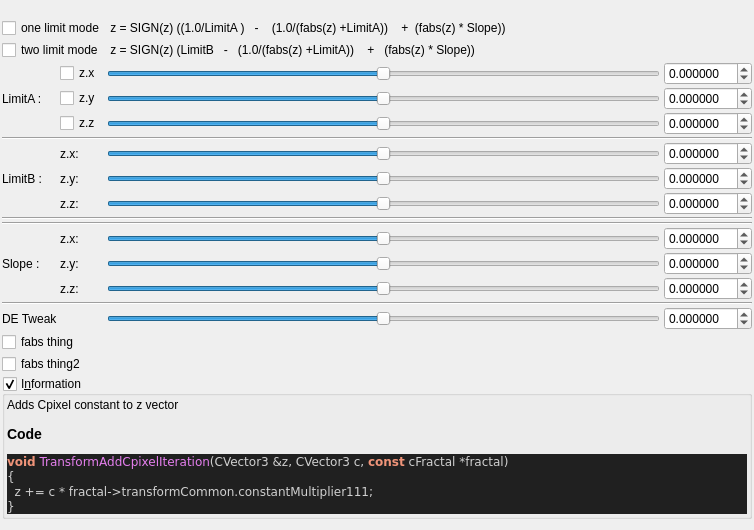
<?xml version="1.0" encoding="UTF-8"?>
<ui version="4.0">
 <class>Form</class>
 <widget class="QWidget" name="Form">
  <property name="geometry">
   <rect>
    <x>0</x>
    <y>0</y>
    <width>754</width>
    <height>530</height>
   </rect>
  </property>
  <property name="windowTitle">
   <string>Form</string>
  </property>
  <layout class="QVBoxLayout" name="verticalLayout">
   <property name="spacing">
    <number>2</number>
   </property>
   <property name="leftMargin">
    <number>2</number>
   </property>
   <property name="topMargin">
    <number>2</number>
   </property>
   <property name="rightMargin">
    <number>2</number>
   </property>
   <property name="bottomMargin">
    <number>2</number>
   </property>
   <item>
    <widget class="QLabel" name="label">
     <property name="toolTip">
      <string>&lt;html&gt;&lt;head/&gt;&lt;body&gt;&lt;p&gt;&lt;br/&gt;&lt;/p&gt;&lt;/body&gt;&lt;/html&gt;</string>
     </property>
     <property name="text">
      <string/>
     </property>
    </widget>
   </item>
   <item>
    <layout class="QGridLayout" name="gridLayout">
     <property name="spacing">
      <number>2</number>
     </property>
     <item row="17" column="0" colspan="5">
      <widget class="Line" name="line_3">
       <property name="orientation">
        <enum>Qt::Horizontal</enum>
       </property>
      </widget>
     </item>
     <item row="5" column="0">
      <widget class="QLabel" name="label_108">
       <property name="text">
        <string>LimitA :   </string>
       </property>
      </widget>
     </item>
     <item row="19" column="4">
      <widget class="MyDoubleSpinBox" name="spinbox_analyticDE_scale_1">
       <property name="sizePolicy">
        <sizepolicy hsizetype="Minimum" vsizetype="Maximum">
         <horstretch>0</horstretch>
         <verstretch>0</verstretch>
        </sizepolicy>
       </property>
       <property name="prefix">
        <string/>
       </property>
       <property name="suffix">
        <string/>
       </property>
       <property name="decimals">
        <number>6</number>
       </property>
       <property name="minimum">
        <double>-99.989999999999995</double>
       </property>
       <property name="maximum">
        <double>99.989999999999995</double>
       </property>
       <property name="singleStep">
        <double>0.100000000000000</double>
       </property>
      </widget>
     </item>
     <item row="15" column="1">
      <widget class="QLabel" name="label_117">
       <property name="text">
        <string>z.y:</string>
       </property>
      </widget>
     </item>
     <item row="0" column="2">
      <widget class="QLabel" name="label_133">
       <property name="text">
        <string> z = SIGN(z) ((1.0/LimitA )   -    (1.0/(fabs(z) +LimitA))    +  (fabs(z) * Slope))</string>
       </property>
      </widget>
     </item>
     <item row="14" column="4">
      <widget class="MyDoubleSpinBox" name="spinbox3_transf_offset_000_x">
       <property name="sizePolicy">
        <sizepolicy hsizetype="Minimum" vsizetype="Maximum">
         <horstretch>0</horstretch>
         <verstretch>0</verstretch>
        </sizepolicy>
       </property>
       <property name="prefix">
        <string/>
       </property>
       <property name="suffix">
        <string/>
       </property>
       <property name="decimals">
        <number>6</number>
       </property>
       <property name="minimum">
        <double>-99.989999999999995</double>
       </property>
       <property name="maximum">
        <double>99.989999999999995</double>
       </property>
       <property name="singleStep">
        <double>0.100000000000000</double>
       </property>
      </widget>
     </item>
     <item row="5" column="4">
      <widget class="MyDoubleSpinBox" name="spinbox3_transf_offset_111_y">
       <property name="sizePolicy">
        <sizepolicy hsizetype="Minimum" vsizetype="Maximum">
         <horstretch>0</horstretch>
         <verstretch>0</verstretch>
        </sizepolicy>
       </property>
       <property name="prefix">
        <string/>
       </property>
       <property name="suffix">
        <string/>
       </property>
       <property name="decimals">
        <number>6</number>
       </property>
       <property name="minimum">
        <double>-99.989999999999995</double>
       </property>
       <property name="maximum">
        <double>99.989999999999995</double>
       </property>
       <property name="singleStep">
        <double>0.100000000000000</double>
       </property>
      </widget>
     </item>
     <item row="5" column="2">
      <widget class="QSlider" name="slider3_transf_offset_111_y">
       <property name="sizePolicy">
        <sizepolicy hsizetype="Expanding" vsizetype="Maximum">
         <horstretch>0</horstretch>
         <verstretch>0</verstretch>
        </sizepolicy>
       </property>
       <property name="minimum">
        <number>-10000000</number>
       </property>
       <property name="maximum">
        <number>10000000</number>
       </property>
       <property name="value">
        <number>0</number>
       </property>
       <property name="sliderPosition">
        <number>0</number>
       </property>
       <property name="orientation">
        <enum>Qt::Horizontal</enum>
       </property>
      </widget>
     </item>
     <item row="1" column="2">
      <widget class="QLabel" name="label_148">
       <property name="text">
        <string> z = SIGN(z) (LimitB   -   (1.0/(fabs(z) +LimitA))    +   (fabs(z) * Slope))</string>
       </property>
      </widget>
     </item>
     <item row="14" column="1">
      <widget class="QLabel" name="label_116">
       <property name="text">
        <string>z.x:</string>
       </property>
      </widget>
     </item>
     <item row="14" column="2">
      <widget class="QSlider" name="slider3_transf_offset_000_x">
       <property name="sizePolicy">
        <sizepolicy hsizetype="Expanding" vsizetype="Maximum">
         <horstretch>0</horstretch>
         <verstretch>0</verstretch>
        </sizepolicy>
       </property>
       <property name="minimum">
        <number>-10000000</number>
       </property>
       <property name="maximum">
        <number>10000000</number>
       </property>
       <property name="value">
        <number>0</number>
       </property>
       <property name="sliderPosition">
        <number>0</number>
       </property>
       <property name="orientation">
        <enum>Qt::Horizontal</enum>
       </property>
      </widget>
     </item>
     <item row="7" column="0" colspan="5">
      <widget class="Line" name="line">
       <property name="orientation">
        <enum>Qt::Horizontal</enum>
       </property>
      </widget>
     </item>
     <item row="10" column="2">
      <widget class="QSlider" name="slider3_transf_offsetA_111_y">
       <property name="sizePolicy">
        <sizepolicy hsizetype="Expanding" vsizetype="Maximum">
         <horstretch>0</horstretch>
         <verstretch>0</verstretch>
        </sizepolicy>
       </property>
       <property name="minimum">
        <number>-10000000</number>
       </property>
       <property name="maximum">
        <number>10000000</number>
       </property>
       <property name="value">
        <number>0</number>
       </property>
       <property name="sliderPosition">
        <number>0</number>
       </property>
       <property name="orientation">
        <enum>Qt::Horizontal</enum>
       </property>
      </widget>
     </item>
     <item row="11" column="4">
      <widget class="MyDoubleSpinBox" name="spinbox3_transf_offsetA_111_z">
       <property name="sizePolicy">
        <sizepolicy hsizetype="Minimum" vsizetype="Maximum">
         <horstretch>0</horstretch>
         <verstretch>0</verstretch>
        </sizepolicy>
       </property>
       <property name="prefix">
        <string/>
       </property>
       <property name="suffix">
        <string/>
       </property>
       <property name="decimals">
        <number>6</number>
       </property>
       <property name="minimum">
        <double>-99.989999999999995</double>
       </property>
       <property name="maximum">
        <double>99.989999999999995</double>
       </property>
       <property name="singleStep">
        <double>0.100000000000000</double>
       </property>
      </widget>
     </item>
     <item row="15" column="0">
      <widget class="QLabel" name="label_119">
       <property name="text">
        <string>Slope :   </string>
       </property>
      </widget>
     </item>
     <item row="16" column="1">
      <widget class="QLabel" name="label_118">
       <property name="text">
        <string>z.z:</string>
       </property>
      </widget>
     </item>
     <item row="9" column="4">
      <widget class="MyDoubleSpinBox" name="spinbox3_transf_offsetA_111_x">
       <property name="sizePolicy">
        <sizepolicy hsizetype="Minimum" vsizetype="Maximum">
         <horstretch>0</horstretch>
         <verstretch>0</verstretch>
        </sizepolicy>
       </property>
       <property name="prefix">
        <string/>
       </property>
       <property name="suffix">
        <string/>
       </property>
       <property name="decimals">
        <number>6</number>
       </property>
       <property name="minimum">
        <double>-99.989999999999995</double>
       </property>
       <property name="maximum">
        <double>99.989999999999995</double>
       </property>
       <property name="singleStep">
        <double>0.100000000000000</double>
       </property>
      </widget>
     </item>
     <item row="16" column="4">
      <widget class="MyDoubleSpinBox" name="spinbox3_transf_offset_000_z">
       <property name="sizePolicy">
        <sizepolicy hsizetype="Minimum" vsizetype="Maximum">
         <horstretch>0</horstretch>
         <verstretch>0</verstretch>
        </sizepolicy>
       </property>
       <property name="prefix">
        <string/>
       </property>
       <property name="suffix">
        <string/>
       </property>
       <property name="decimals">
        <number>6</number>
       </property>
       <property name="minimum">
        <double>-99.989999999999995</double>
       </property>
       <property name="maximum">
        <double>99.989999999999995</double>
       </property>
       <property name="singleStep">
        <double>0.100000000000000</double>
       </property>
      </widget>
     </item>
     <item row="11" column="2">
      <widget class="QSlider" name="slider3_transf_offsetA_111_z">
       <property name="sizePolicy">
        <sizepolicy hsizetype="Expanding" vsizetype="Maximum">
         <horstretch>0</horstretch>
         <verstretch>0</verstretch>
        </sizepolicy>
       </property>
       <property name="minimum">
        <number>-10000000</number>
       </property>
       <property name="maximum">
        <number>10000000</number>
       </property>
       <property name="value">
        <number>0</number>
       </property>
       <property name="sliderPosition">
        <number>0</number>
       </property>
       <property name="orientation">
        <enum>Qt::Horizontal</enum>
       </property>
      </widget>
     </item>
     <item row="15" column="2">
      <widget class="QSlider" name="slider3_transf_offset_000_y">
       <property name="sizePolicy">
        <sizepolicy hsizetype="Expanding" vsizetype="Maximum">
         <horstretch>0</horstretch>
         <verstretch>0</verstretch>
        </sizepolicy>
       </property>
       <property name="minimum">
        <number>-10000000</number>
       </property>
       <property name="maximum">
        <number>10000000</number>
       </property>
       <property name="value">
        <number>0</number>
       </property>
       <property name="sliderPosition">
        <number>0</number>
       </property>
       <property name="orientation">
        <enum>Qt::Horizontal</enum>
       </property>
      </widget>
     </item>
     <item row="12" column="0" colspan="5">
      <widget class="Line" name="line_2">
       <property name="orientation">
        <enum>Qt::Horizontal</enum>
       </property>
      </widget>
     </item>
     <item row="19" column="2">
      <widget class="QSlider" name="slider_analyticDE_scale_1">
       <property name="sizePolicy">
        <sizepolicy hsizetype="Expanding" vsizetype="Maximum">
         <horstretch>0</horstretch>
         <verstretch>0</verstretch>
        </sizepolicy>
       </property>
       <property name="minimum">
        <number>-10000000</number>
       </property>
       <property name="maximum">
        <number>10000000</number>
       </property>
       <property name="value">
        <number>0</number>
       </property>
       <property name="sliderPosition">
        <number>0</number>
       </property>
       <property name="orientation">
        <enum>Qt::Horizontal</enum>
       </property>
      </widget>
     </item>
     <item row="9" column="1">
      <widget class="QLabel" name="label_113">
       <property name="text">
        <string>z.x:</string>
       </property>
      </widget>
     </item>
     <item row="6" column="2">
      <widget class="QSlider" name="slider3_transf_offset_111_z">
       <property name="sizePolicy">
        <sizepolicy hsizetype="Expanding" vsizetype="Maximum">
         <horstretch>0</horstretch>
         <verstretch>0</verstretch>
        </sizepolicy>
       </property>
       <property name="minimum">
        <number>-10000000</number>
       </property>
       <property name="maximum">
        <number>10000000</number>
       </property>
       <property name="value">
        <number>0</number>
       </property>
       <property name="sliderPosition">
        <number>0</number>
       </property>
       <property name="orientation">
        <enum>Qt::Horizontal</enum>
       </property>
      </widget>
     </item>
     <item row="11" column="1">
      <widget class="QLabel" name="label_115">
       <property name="text">
        <string>z.z:</string>
       </property>
      </widget>
     </item>
     <item row="10" column="4">
      <widget class="MyDoubleSpinBox" name="spinbox3_transf_offsetA_111_y">
       <property name="sizePolicy">
        <sizepolicy hsizetype="Minimum" vsizetype="Maximum">
         <horstretch>0</horstretch>
         <verstretch>0</verstretch>
        </sizepolicy>
       </property>
       <property name="prefix">
        <string/>
       </property>
       <property name="suffix">
        <string/>
       </property>
       <property name="decimals">
        <number>6</number>
       </property>
       <property name="minimum">
        <double>-99.989999999999995</double>
       </property>
       <property name="maximum">
        <double>99.989999999999995</double>
       </property>
       <property name="singleStep">
        <double>0.100000000000000</double>
       </property>
      </widget>
     </item>
     <item row="4" column="2">
      <widget class="QSlider" name="slider3_transf_offset_111_x">
       <property name="sizePolicy">
        <sizepolicy hsizetype="Expanding" vsizetype="Maximum">
         <horstretch>0</horstretch>
         <verstretch>0</verstretch>
        </sizepolicy>
       </property>
       <property name="minimum">
        <number>-10000000</number>
       </property>
       <property name="maximum">
        <number>10000000</number>
       </property>
       <property name="value">
        <number>0</number>
       </property>
       <property name="sliderPosition">
        <number>0</number>
       </property>
       <property name="orientation">
        <enum>Qt::Horizontal</enum>
       </property>
      </widget>
     </item>
     <item row="15" column="4">
      <widget class="MyDoubleSpinBox" name="spinbox3_transf_offset_000_y">
       <property name="sizePolicy">
        <sizepolicy hsizetype="Minimum" vsizetype="Maximum">
         <horstretch>0</horstretch>
         <verstretch>0</verstretch>
        </sizepolicy>
       </property>
       <property name="prefix">
        <string/>
       </property>
       <property name="suffix">
        <string/>
       </property>
       <property name="decimals">
        <number>6</number>
       </property>
       <property name="minimum">
        <double>-99.989999999999995</double>
       </property>
       <property name="maximum">
        <double>99.989999999999995</double>
       </property>
       <property name="singleStep">
        <double>0.100000000000000</double>
       </property>
      </widget>
     </item>
     <item row="5" column="1">
      <widget class="MyCheckBox" name="checkBox_transf_function_enabledy">
       <property name="text">
        <string>z.y </string>
       </property>
      </widget>
     </item>
     <item row="13" column="0" colspan="5">
      <widget class="Line" name="line_7">
       <property name="orientation">
        <enum>Qt::Horizontal</enum>
       </property>
      </widget>
     </item>
     <item row="16" column="2">
      <widget class="QSlider" name="slider3_transf_offset_000_z">
       <property name="sizePolicy">
        <sizepolicy hsizetype="Expanding" vsizetype="Maximum">
         <horstretch>0</horstretch>
         <verstretch>0</verstretch>
        </sizepolicy>
       </property>
       <property name="minimum">
        <number>-10000000</number>
       </property>
       <property name="maximum">
        <number>10000000</number>
       </property>
       <property name="value">
        <number>0</number>
       </property>
       <property name="sliderPosition">
        <number>0</number>
       </property>
       <property name="orientation">
        <enum>Qt::Horizontal</enum>
       </property>
      </widget>
     </item>
     <item row="6" column="4">
      <widget class="MyDoubleSpinBox" name="spinbox3_transf_offset_111_z">
       <property name="sizePolicy">
        <sizepolicy hsizetype="Minimum" vsizetype="Maximum">
         <horstretch>0</horstretch>
         <verstretch>0</verstretch>
        </sizepolicy>
       </property>
       <property name="prefix">
        <string/>
       </property>
       <property name="suffix">
        <string/>
       </property>
       <property name="decimals">
        <number>6</number>
       </property>
       <property name="minimum">
        <double>-99.989999999999995</double>
       </property>
       <property name="maximum">
        <double>99.989999999999995</double>
       </property>
       <property name="singleStep">
        <double>0.100000000000000</double>
       </property>
      </widget>
     </item>
     <item row="4" column="4">
      <widget class="MyDoubleSpinBox" name="spinbox3_transf_offset_111_x">
       <property name="sizePolicy">
        <sizepolicy hsizetype="Minimum" vsizetype="Maximum">
         <horstretch>0</horstretch>
         <verstretch>0</verstretch>
        </sizepolicy>
       </property>
       <property name="prefix">
        <string/>
       </property>
       <property name="suffix">
        <string/>
       </property>
       <property name="decimals">
        <number>6</number>
       </property>
       <property name="minimum">
        <double>-99.989999999999995</double>
       </property>
       <property name="maximum">
        <double>99.989999999999995</double>
       </property>
       <property name="singleStep">
        <double>0.100000000000000</double>
       </property>
      </widget>
     </item>
     <item row="6" column="1">
      <widget class="MyCheckBox" name="checkBox_transf_function_enabledz">
       <property name="text">
        <string>z.z</string>
       </property>
      </widget>
     </item>
     <item row="10" column="1">
      <widget class="QLabel" name="label_114">
       <property name="text">
        <string>z.y:</string>
       </property>
      </widget>
     </item>
     <item row="9" column="2">
      <widget class="QSlider" name="slider3_transf_offsetA_111_x">
       <property name="sizePolicy">
        <sizepolicy hsizetype="Expanding" vsizetype="Maximum">
         <horstretch>0</horstretch>
         <verstretch>0</verstretch>
        </sizepolicy>
       </property>
       <property name="minimum">
        <number>-10000000</number>
       </property>
       <property name="maximum">
        <number>10000000</number>
       </property>
       <property name="value">
        <number>0</number>
       </property>
       <property name="sliderPosition">
        <number>0</number>
       </property>
       <property name="orientation">
        <enum>Qt::Horizontal</enum>
       </property>
      </widget>
     </item>
     <item row="4" column="1">
      <widget class="MyCheckBox" name="checkBox_transf_function_enabledx">
       <property name="text">
        <string>z.x</string>
       </property>
      </widget>
     </item>
     <item row="10" column="0">
      <widget class="QLabel" name="label_132">
       <property name="text">
        <string>LimitB : </string>
       </property>
      </widget>
     </item>
     <item row="19" column="0">
      <widget class="QLabel" name="label_112">
       <property name="text">
        <string>DE Tweak</string>
       </property>
      </widget>
     </item>
     <item row="0" column="0" colspan="2">
      <widget class="MyCheckBox" name="checkBox_transf_function_enabledAx">
       <property name="text">
        <string>one limit mode</string>
       </property>
      </widget>
     </item>
     <item row="1" column="0" colspan="2">
      <widget class="MyCheckBox" name="checkBox_transf_function_enabledAx_false">
       <property name="text">
        <string>two limit mode</string>
       </property>
      </widget>
     </item>
    </layout>
   </item>
   <item>
    <widget class="MyCheckBox" name="checkBox_transf_function_enabledAy_false">
     <property name="text">
      <string>fabs thing</string>
     </property>
    </widget>
   </item>
   <item>
    <widget class="MyCheckBox" name="checkBox_transf_function_enabledAz_false">
     <property name="text">
      <string>fabs thing2</string>
     </property>
    </widget>
   </item>
   <item>
    <widget class="MyGroupBox" name="groupCheck_info">
     <property name="title">
      <string>I&amp;nformation</string>
     </property>
     <property name="flat">
      <bool>false</bool>
     </property>
     <property name="checkable">
      <bool>true</bool>
     </property>
     <layout class="QVBoxLayout" name="verticalLayout_2">
      <property name="spacing">
       <number>2</number>
      </property>
      <property name="leftMargin">
       <number>2</number>
      </property>
      <property name="topMargin">
       <number>2</number>
      </property>
      <property name="rightMargin">
       <number>2</number>
      </property>
      <property name="bottomMargin">
       <number>2</number>
      </property>
      <item>
       <widget class="QLabel" name="label_code_content">
        <property name="text">
         <string>&lt;p&gt;Adds Cpixel constant to z vector&lt;/p&gt;&lt;table&gt;
&lt;/table&gt;
&lt;h3&gt;Code&lt;/h3&gt;
&lt;body style=&quot;background-color:#202020&quot;&gt;
&lt;pre style=&quot;color:#d0d0d0; background-color:#202020;  font-family:'Courier New',monospace;&quot;&gt;&lt;span style=&quot;color:#f09479; font-weight:bold&quot;&gt;void&lt;/span&gt; &lt;span style=&quot;color:#e47eed&quot;&gt;TransformAddCpixelIteration&lt;/span&gt;&lt;span style=&quot;color:#d0d0d0&quot;&gt;(&lt;/span&gt;CVector3 &lt;span style=&quot;color:#d0d0d0&quot;&gt;&amp;amp;&lt;/span&gt;z&lt;span style=&quot;color:#d0d0d0&quot;&gt;,&lt;/span&gt; CVector3 c&lt;span style=&quot;color:#d0d0d0&quot;&gt;,&lt;/span&gt; &lt;span style=&quot;color:#f09479; font-weight:bold&quot;&gt;const&lt;/span&gt; cFractal &lt;span style=&quot;color:#d0d0d0&quot;&gt;*&lt;/span&gt;fractal&lt;span style=&quot;color:#d0d0d0&quot;&gt;)&lt;/span&gt;
&lt;span style=&quot;color:#d0d0d0&quot;&gt;{&lt;/span&gt;
  z &lt;span style=&quot;color:#d0d0d0&quot;&gt;+=&lt;/span&gt; c &lt;span style=&quot;color:#d0d0d0&quot;&gt;*&lt;/span&gt; fractal&lt;span style=&quot;color:#d0d0d0&quot;&gt;-&amp;gt;&lt;/span&gt;transformCommon&lt;span style=&quot;color:#d0d0d0&quot;&gt;.&lt;/span&gt;constantMultiplier111&lt;span style=&quot;color:#d0d0d0&quot;&gt;;&lt;/span&gt;
&lt;span style=&quot;color:#d0d0d0&quot;&gt;}&lt;/span&gt;
&lt;/pre&gt;
&lt;/body&gt;</string>
        </property>
        <property name="wordWrap">
         <bool>true</bool>
        </property>
        <property name="openExternalLinks">
         <bool>true</bool>
        </property>
        <property name="textInteractionFlags">
         <set>Qt::LinksAccessibleByMouse|Qt::TextSelectableByMouse</set>
        </property>
       </widget>
      </item>
     </layout>
    </widget>
   </item>
   <item>
    <spacer name="verticalSpacer">
     <property name="orientation">
      <enum>Qt::Vertical</enum>
     </property>
     <property name="sizeHint" stdset="0">
      <size>
       <width>20</width>
       <height>40</height>
      </size>
     </property>
    </spacer>
   </item>
  </layout>
 </widget>
 <customwidgets>
  <customwidget>
   <class>MyDoubleSpinBox</class>
   <extends>QDoubleSpinBox</extends>
   <header>my_double_spin_box.h</header>
  </customwidget>
  <customwidget>
   <class>MyGroupBox</class>
   <extends>QGroupBox</extends>
   <header>my_group_box.h</header>
   <container>1</container>
  </customwidget>
  <customwidget>
   <class>MyCheckBox</class>
   <extends>QCheckBox</extends>
   <header>my_check_box.h</header>
  </customwidget>
 </customwidgets>
 <resources/>
 <connections>
  <connection>
   <sender>checkBox_transf_function_enabledAx_false</sender>
   <signal>toggled(bool)</signal>
   <receiver>slider3_transf_offsetA_111_x</receiver>
   <slot>setEnabled(bool)</slot>
   <hints>
    <hint type="sourcelabel">
     <x>23</x>
     <y>60</y>
    </hint>
    <hint type="destinationlabel">
     <x>294</x>
     <y>156</y>
    </hint>
   </hints>
  </connection>
  <connection>
   <sender>checkBox_transf_function_enabledAx_false</sender>
   <signal>toggled(bool)</signal>
   <receiver>slider3_transf_offsetA_111_y</receiver>
   <slot>setEnabled(bool)</slot>
   <hints>
    <hint type="sourcelabel">
     <x>58</x>
     <y>54</y>
    </hint>
    <hint type="destinationlabel">
     <x>292</x>
     <y>173</y>
    </hint>
   </hints>
  </connection>
  <connection>
   <sender>checkBox_transf_function_enabledAx_false</sender>
   <signal>toggled(bool)</signal>
   <receiver>slider3_transf_offsetA_111_z</receiver>
   <slot>setEnabled(bool)</slot>
   <hints>
    <hint type="sourcelabel">
     <x>70</x>
     <y>51</y>
    </hint>
    <hint type="destinationlabel">
     <x>331</x>
     <y>205</y>
    </hint>
   </hints>
  </connection>
  <connection>
   <sender>checkBox_transf_function_enabledAx_false</sender>
   <signal>toggled(bool)</signal>
   <receiver>spinbox3_transf_offsetA_111_x</receiver>
   <slot>setEnabled(bool)</slot>
   <hints>
    <hint type="sourcelabel">
     <x>54</x>
     <y>58</y>
    </hint>
    <hint type="destinationlabel">
     <x>695</x>
     <y>151</y>
    </hint>
   </hints>
  </connection>
  <connection>
   <sender>checkBox_transf_function_enabledAx_false</sender>
   <signal>toggled(bool)</signal>
   <receiver>spinbox3_transf_offsetA_111_y</receiver>
   <slot>setEnabled(bool)</slot>
   <hints>
    <hint type="sourcelabel">
     <x>97</x>
     <y>60</y>
    </hint>
    <hint type="destinationlabel">
     <x>702</x>
     <y>178</y>
    </hint>
   </hints>
  </connection>
  <connection>
   <sender>checkBox_transf_function_enabledAx_false</sender>
   <signal>toggled(bool)</signal>
   <receiver>spinbox3_transf_offsetA_111_z</receiver>
   <slot>setEnabled(bool)</slot>
   <hints>
    <hint type="sourcelabel">
     <x>38</x>
     <y>57</y>
    </hint>
    <hint type="destinationlabel">
     <x>744</x>
     <y>211</y>
    </hint>
   </hints>
  </connection>
 </connections>
</ui>
